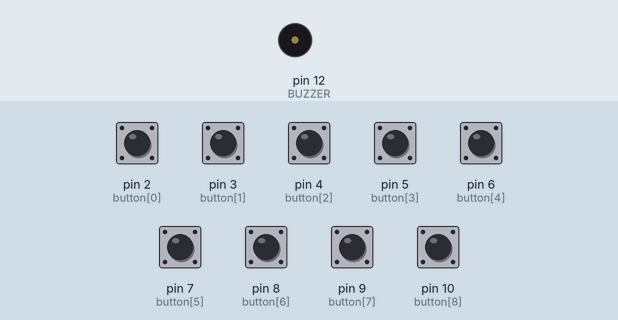
Simulated run of this sketch. Board: Arduino Uno, built with avr-gcc and run on an emulated ATmega328P. On the bench: buzzer (waves = sounding). The test bench sets the inputs (shaded band); at power-on: pin 2 (button[0]), pin 3 (button[1]), pin 4 (button[2]), pin 5 (button[3]), pin 6 (button[4]), pin 7 (button[5]), pin 8 (button[6]), pin 9 (button[7]), pin 10 (button[8]) LOW.

Above: at 1.2 s.
1.3 s: pin 2 (button[0]) pulled HIGH for 0.15 s
At 1.37 s:
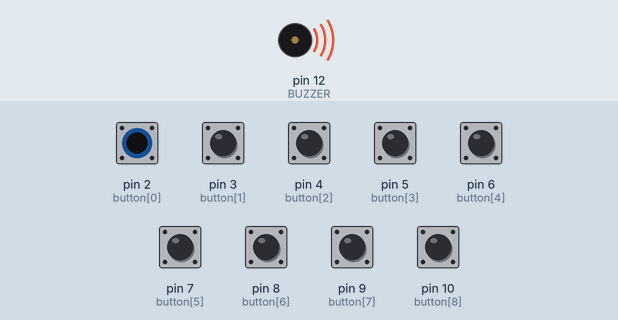
Timing chart, 0 to 4.3 s (numbered marks = the images above; inputs shaded):
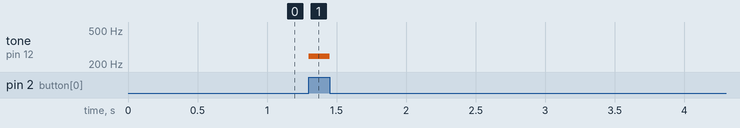

Measured:
- after the input at 1.3 s, tone on pin 12 (BUZZER): silent → 247 Hz at once, → silent 0.15 s later

The sketch:

Minuet_in_Cmajor_BWV_114.ino
```cpp
const int BUZZER = 12;

const int button[9] = {2, 3, 4, 5, 6, 7, 8, 9, 10};
//  const int melody2[21] = {
//  440, 494, 554, 440, 494, 554, 330, 554, 494, 466, 370, 440, 494, 554, 370, 554, 554, 554, 494, 494, 440
//  };
//  const int melody3[21] = {
//  440, 494, 554, 440, 494, 554, 330, 554, 494, 466, 370, 440, 494, 554, 370, 554, 554, 554, 494, 494, 440
//  };
const int note1[9] = {
  247, 262, 294, 330, 349, 393, 440, 494, 523,
};
          //tone(BUZZER, melody2[note]);
          //tone(BUZZER, melody3[note]);
void setup() {
for(int n=0;n<=8;n++) {
        pinMode(button[n], INPUT);
 }
}
 void loop() {
  if(digitalRead(button[0]) == HIGH) {
            tone(BUZZER, note1[0]);
  } else if(digitalRead(button[1]) == HIGH) {
            tone(BUZZER, note1[1]);
  } else if(digitalRead(button[2]) == HIGH) {
            tone(BUZZER, note1[2]);
  } else if(digitalRead(button[3]) == HIGH) {
            tone(BUZZER, note1[3]);
  } else if(digitalRead(button[4]) == HIGH) {
            tone(BUZZER, note1[4]);
  } else if(digitalRead(button[5]) == HIGH) {
            tone(BUZZER, note1[5]);
  } else if(digitalRead(button[4]) == HIGH) {
            tone(BUZZER, note1[4]);
  } else if(digitalRead(button[5]) == HIGH) {
            tone(BUZZER, note1[5]);
  } else if(digitalRead(button[6]) == HIGH) {
            tone(BUZZER, note1[6]);
  } else if(digitalRead(button[7]) == HIGH) {
            tone(BUZZER, note1[7]);
  } else if(digitalRead(button[8]) == HIGH) {
            tone(BUZZER, note1[8]);
  } else {
          noTone(BUZZER);

  // put your main code here, to run repeatedly:
  }
 }
```
